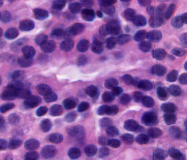
%> input picture hw4/prostatecancer_grade4_cropped.tif, 187 x 160 px
$ octave main_im1.m   (GNU Octave 9; MATLAB toolbox functions it lacks are replaced by stand-ins)
%> lines starting %> are read from the running program, lines starting %| are printed output that depends on the picture; in (x1, y1, x2, y2) boxes, pixels count from 0 and x2, y2 are one past the last pixel; in counts of white or black regions, pixels touching at a corner belong together; the program's own positions count from 1
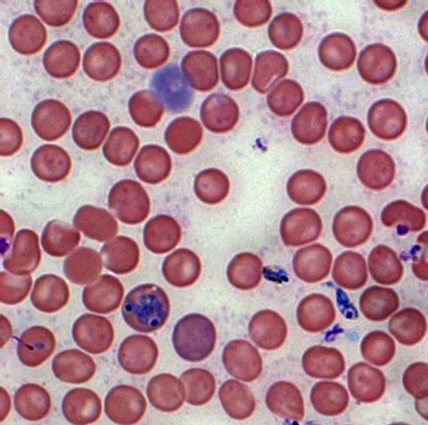
%> input picture hw4/malaria_cropped.tif, 428 x 425 px
%> further down, im2 is the input picture: size 425x428x3 uint8; mean R, G, B 176.9, 136.4, 146
### hw4/kmeans_seg.m
function [ im_out ] = kmeans_seg( im )
%KMEANS_SEG K-means segmentation
%   im: input image
%   returns binary segmentation

[W, H, D] = size(im);
%> W = 160; H = 187; D = 3

% Contrast enhancement
lab = rgb2lab(im);
%> lab: size 160x187x3 double; mean of channels 1, 2, 3 44.8, 34.2, -31.9
ll = lab(:,:,1)/100;
lab(:,:,1) = adapthisteq(ll,'NumTiles', [8 8],'ClipLimit',0.005)*100;
%> lab: size 160x187x3 double; mean of channels 1, 2, 3 46.2, 34.2, -31.9
enhanced = lab2rgb(lab)*255;

% K-means on smoothed image
tmp = imgaussfilt(enhanced, 2);
tmp = double(tmp(:,:,1))/255;
%> tmp: size 160x187 double
idx = kmeans(tmp(:), 2);
im_out = reshape(idx==2, W, H);
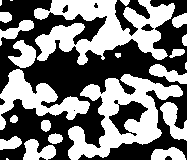
%> im_out: size 160x187 logical; 48.1% white; 23 white regions (4 under 20 px), largest, box (x1, y1, x2, y2) and area: (34, 0, 175, 65) 4795, (68, 74, 183, 160) 4107, (0, 69, 90, 130) 2036
%> `im1_marker1 = imregionalmax(im1_marker1);`: im1_marker1: size 160x187 logical; 0.48% white in thin lines or dots
%> `im1_bgmarker1 = watershed(bwdist(im1_bw1)) == 0;`: im1_bgmarker1: size 160x187 logical; 4.6% white in thin lines or dots
end

### hw4/gradmag.m
function [ im_out ] = gradmag( im )
I = rgb2gray(im);
hy = fspecial('sobel');
hx = hy';
Iy = imfilter(I, hy, 'replicate');
Ix = imfilter(I, hx, 'replicate');
im_out = sqrt(Ix.^2 + Iy.^2);
%> im_out: size 160x187 double
%> `im1_watershed1 = watershed(imimposemin(gradmag(im1_double), im1_marker..`: im1_watershed1: size 160x187 uint8; 108 distinct labels, from 0 to 107
end

### hw4/imshow_watershed.m
function [ ] = imshow_watershed( im, watershed )
R = im(:,:,1); G = im(:,:,2); B = im(:,:,3);
R(watershed==0) = 255;
%> R: size 160x187 uint8; min 21, max 255, mean 154.2
G(watershed==0) = 255;
%> G: size 160x187 uint8; min 0, max 255, mean 112.2
B(watershed==0) = 255;
%> B: size 160x187 uint8; min 57, max 255, mean 174.1
imshow(cast(cat(3,R,G,B),'uint8'));
end

### hw4/regions.m
function [ regions ] = regions( watershed, sz_range )
%> called with sz_range = [30 800]
labels = bwlabel(watershed);
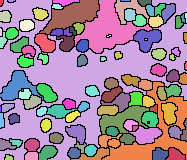
%> labels: size 160x187 double; 108 distinct labels, from 0 to 107; one colour per label, 0 black
connected_components = bwconncomp(watershed);
%> connected_components = 107 connected components

tmp = regionprops(connected_components,'Area');
%> tmp = 107 regions; largest, Area: 10292, 1675, 1668, 977, 616
SZs = [tmp.Area];
%> SZs = 107 values, max 10292 at index 2, min 1 at index 85, mean 239.5
sz_filter = SZs>=sz_range(1)&SZs<=sz_range(2);
%> sz_filter = 107 logical values, 85 true
SZs = SZs(sz_filter);
%> SZs = 85 values, max 616 at index 48, min 30 at index 37, mean 127
figure;
SZhist = histogram(SZs,100);

regions = struct( ...
    'count_raw', connected_components.NumObjects, ...
    'count', sum(SZhist.BinCounts), ...
    'sizes', SZs,  ...
    'size_histogram', SZhist,  ...
    'labels', labels/connected_components.NumObjects  ...
);

end

### hw4/main_im1.m
% ===============
% read images
% ===============
im1 = imread('prostatecancer_grade4_cropped.tif');
im1 = im1(:,:,1:3);
im1_double = double(im1)/255;
im2 = imread('malaria_cropped.tif');
im2_double = double(im2)/255;

% ===============
% processing im1
% ===============

% (1) original image
imshow(im1);

% (2)(3) k-means clustering
im1_bw1 = kmeans_seg(im1);
if sum(sum(im1_bw1))>15000
    im1_bw1=~im1_bw1;
end
figure;imshow(im1_bw1);

% (5a) foreground/background marker
im1_marker1 = bwdist(~im1_bw1);
%figure;imshow(im1_marker1,[],'InitialMagnification','fit');
im1_marker1 = imregionalmax(im1_marker1);
%figure;imshow(im1_marker1);
figure;imshow_double(imoverlay(im1_double,im1_marker1,[1,1,1]));

im1_bgmarker1 = watershed(bwdist(im1_bw1)) == 0;
%figure;imshow(im1_bgmarker1);
figure;imshow_double(imoverlay(im1_double,im1_bgmarker1,[1,1,1]));

% (6a) marker-controlled watershed
im1_watershed1 = watershed(imimposemin(gradmag(im1_double), im1_marker1 | im1_bgmarker1));
figure;imshow_watershed(im1, im1_watershed1);

% (7a)(8a) final segmentation & area histogram
im1_regions1 = regions(im1_watershed1, [30, 800]);
%> figure, not shown here; tallest bar 10 high, from x = 100.3 to 106.2
figure;imshow_double(im1_regions1.labels);
%> (this line was passed over: imshow_double is not available in this run)

% (4) blob filter
im1_blob = imfilter(im1_double,double(fspecial('log', 17)),'conv');
figure;imshow_double(im1_blob);
%> (this line was passed over: imshow_double is not available in this run)

% (5b) foreground/background marker
im1_blob = imreconstruct(imerode(im1_blob, strel('diamond', 1)), im1_blob);
im1_bw2 = imbinarize(bsxfun(@min,im1_blob(:,:,1),im1_blob(:,:,2)));
%> im1_bw2: size 160x187 logical; 26.3% white; 320 white regions (233 under 20 px), largest, box (x1, y1, x2, y2) and area: (120, 74, 153, 91) 223, (124, 8, 147, 26) 214, (135, 128, 162, 144) 189
im1_bw2 = imopen(imclose(im1_bw2, strel('disk', 1)), strel('disk', 1));
%> im1_bw2: size 160x187 logical; 28.4% white; 103 white regions (21 under 20 px), largest, box (x1, y1, x2, y2) and area: (161, 103, 181, 139) 327, (120, 74, 154, 91) 259, (102, 78, 123, 102) 253
%figure;imshow(im1_marker2);
im1_marker2 = bwdist(~im1_bw2);
im1_marker2 = imregionalmax(im1_marker2);
%> im1_marker2: size 160x187 logical; 0.95% white in thin lines or dots
figure;imshow_double(imoverlay(im1_double,im1_marker2,[1,1,1]));
%> (this line was passed over: imshow_double is not available in this run)

im1_bgmarker2 = watershed(bwdist(im1_bw2)) == 0;
%> im1_bgmarker2: size 160x187 logical; 12% white in thin lines or dots
figure;imshow_double(imoverlay(im1_double,im1_bgmarker2,[1,1,1]));
%> (this line was passed over: imshow_double is not available in this run)

% (6b) marker-controlled watershed
im1_watershed2 = watershed(imimposemin(gradmag(im1_double), im1_marker2 | im1_bgmarker2));
%> im1_watershed2: size 160x187 uint8; 171 distinct labels, from 0 to 170
figure;imshow_watershed(im1, im1_watershed2);
%> in imshow_watershed (call 2), `R(watershed==0) = 255;`: R: size 160x187 uint8; min 21, max 255, mean 158.6
%> in imshow_watershed (call 2), `G(watershed==0) = 255;`:
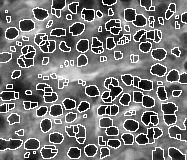
%> G: size 160x187 uint8; min 0, max 255, mean 117.3
%> in imshow_watershed (call 2), `B(watershed==0) = 255;`:
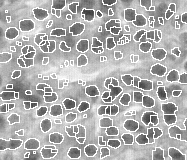
%> B: size 160x187 uint8; min 57, max 255, mean 177.3

% (7b)(8b) final segmentation & area histogram
im1_regions2 = regions(im1_watershed2, [30, 800]);
%> call 2 of regions, with sz_range = [30 800]
%> in regions (call 2), `labels = bwlabel(watershed);`:
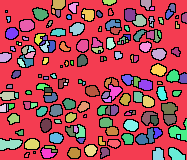
%> labels: size 160x187 double; 171 distinct labels, from 0 to 170; one colour per label, 0 black
%> in regions (call 2), `connected_components = bwconncomp(watershed);`: connected_components = 170 connected components
%> in regions (call 2), `tmp = regionprops(connected_components,'Area');`: tmp = 170 regions; largest, Area: 16902, 175, 172, 134, 130
%> in regions (call 2), `SZs = [tmp.Area];`: SZs = 170 values, max 16902 at index 1, min 1 at index 6, mean 146.8
%> in regions (call 2), `sz_filter = SZs>=sz_range(1)&SZs<=sz_range(2);`: sz_filter = 170 logical values, 95 true
%> in regions (call 2), `SZs = SZs(sz_filter);`: SZs = 95 values, max 175 at index 4, min 31 at index 93, mean 75.85
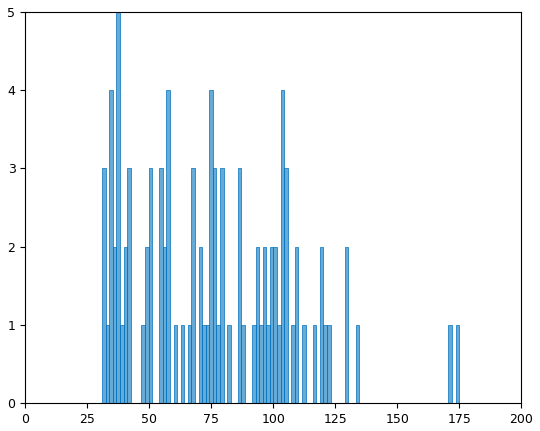
%> figure redrawn from the program's plot data; tallest bar 5 high, from x = 36.76 to 38.2
%> (the run ends here)
